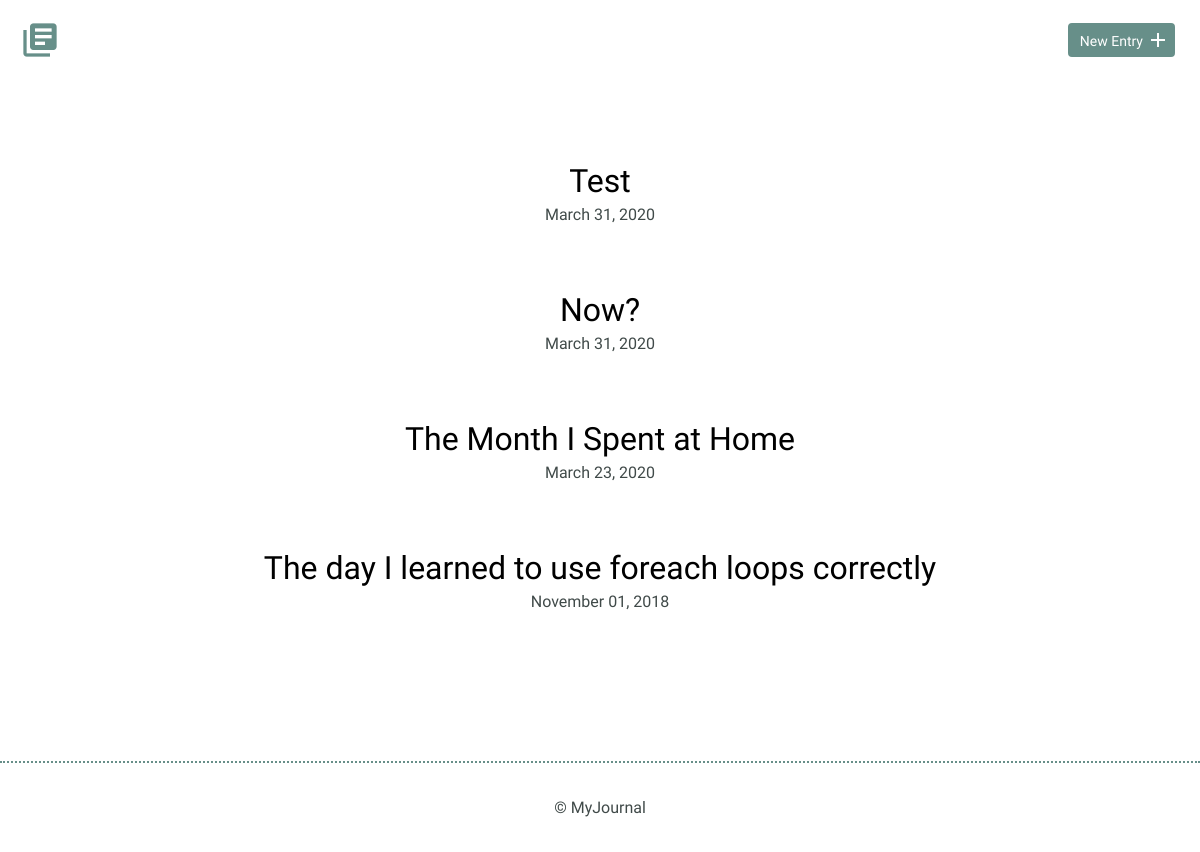
Before: / with the older database file.
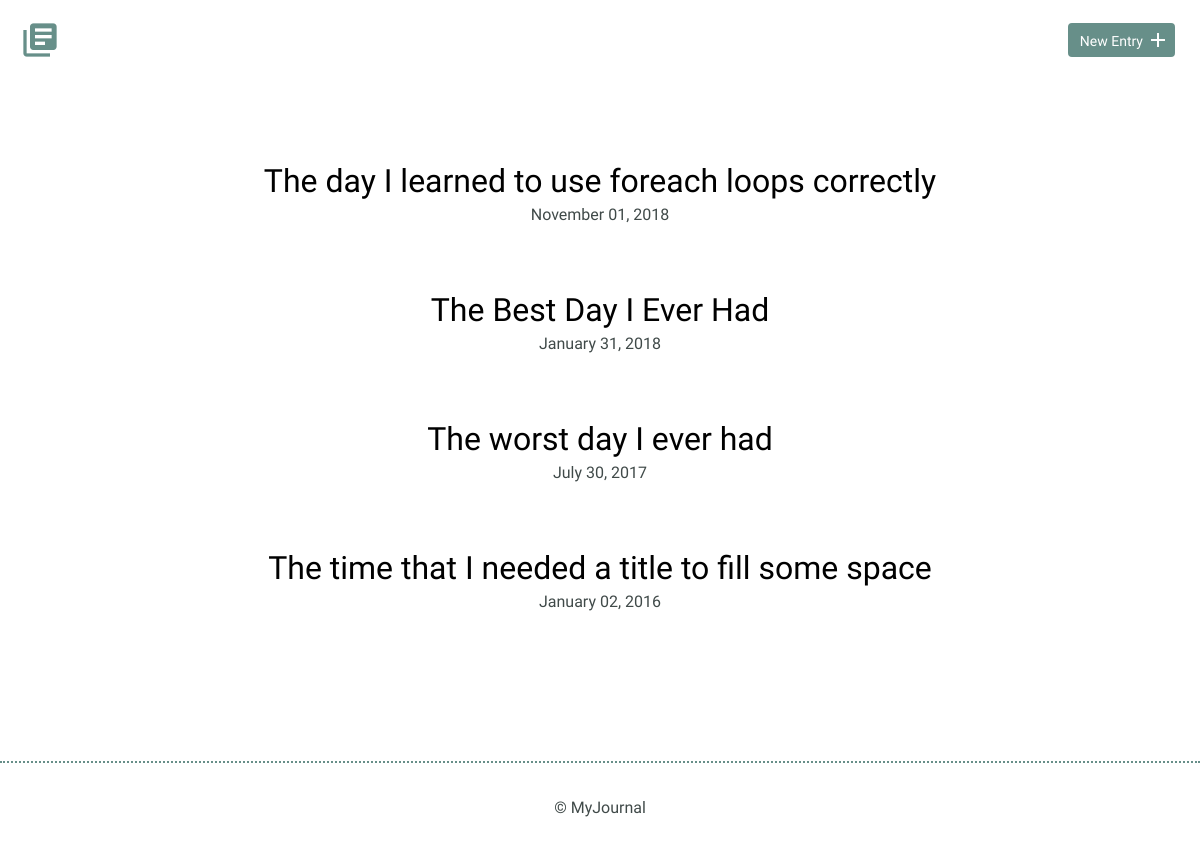
After: the same page with the newer database file.
### tables this page shows
CREATE TABLE "entries" (
	`id`	INTEGER,
	`title`	TEXT,
	`date`	TEXT,
	`time_spent`	INTEGER,
	`learned`	BLOB,
	`resources`	BLOB,
	PRIMARY KEY(`id`)
);

### inc/functions.php (the view, shortened to what this page needs)
<?php
function get_html_item() {
    include('connection.php');
    $html = [];
    $id   = 0;
    $sql =("SELECT * FROM entries ORDER BY date DESC LIMIT 4");
    $stmt = $db->prepare($sql);
    $stmt->execute();
    foreach ($rows = $stmt->fetchAll(PDO::FETCH_ASSOC) as $row) {
        $html[] =  "<article>
         <h2><a href='detail.php?id=".$id++."'>$row[title]</a></h2>
        <time datetime='2020-03-29'>". date('F d, Y', strtotime($row['date'])). "</time>
        </article>";
    }
    return $html;
}

### inc/header.php (shortened to what this page needs)
<!DOCTYPE html>
<html>
    <head>
        <link rel="stylesheet" href="css/normalize.css">
        <link rel="stylesheet" href="css/site.css">
    </head>
    <body>
        <header>
            <div class="container">
                <div class="site-header">
                    <a class="logo" href="index.php"><i class="material-icons">library_books</i></a>
                    <a class="button icon-right" href="new.php"><span>New Entry</span> <i class="material-icons">add</i></a>
                </div>
            </div>
        </header>

### index.php (shortened to what this page needs)
<?php
include('inc/header.php');
include('inc/functions.php');
$items = get_html_item();
?>
        <section>
            <div class="container">
                <div class="entry-list">
                    <?php
                    foreach ($items as $item) { echo $item; }
                    ?>
                </div>
            </div>
        </section>
<?php
include('inc/footer.php');
?>

### inc/footer.php
<footer>
            <div>
                &copy; MyJournal
            </div>
        </footer>
    </body>
</html>

### css/site.css (style rules this page uses)
body { font-size: 16px; color: #404a49; font-family: 'Cousine', serif; font-weight: 400; }
.container { margin: 0 auto; padding: 0 25px; }
header .site-header { margin: 0 auto; height: 95px; }
header .logo i { color: #678f89; margin: 20px 0 0 -5px; float: left; font-size: 40px; }
header .button { float: right; margin: 33px 0 0 0; }
footer { text-align: center; padding: 35px 0; border-top: 2px dotted #678f89; }
.button { padding: 8px 10px 6px 10px; background: #678f89; border: 2px solid #678f89; border-radius: 4px; text-decoration: none; color: #FFF; position: relative; text-align: center; font-size: 14px; }
.button.icon-right { padding-right: 30px; top: -10px; }
.button.icon-right i { position: absolute; top: 3px; right: 3px; }
h1, h2, h3 { margin: 0; font-weight: 400; line-height: 1em; color: #000; }
h2 { font-size: 32px; }
h2 a { text-decoration: none; color: #000; }
.entry-list, .edit-entry, .new-entry { max-width: 800px; margin: 0 auto; padding: 70px 0 150px 0; }
.entry-list article { margin-bottom: 70px; text-align: center; }
.entry-list article:last-child { margin-bottom: 0; }
.entry-list article h2 { margin-bottom: 8px; }

Changed rows visible on the page:
removed entries: title "Test", date "March 31, 2020"
removed entries: title "Now?", date "March 31, 2020"
removed entries: title "The Month I Spent at Home", date "March 23, 2020"
now on this page (row unchanged): entries: title "The Best Day I Ever Had", date "January 31, 2018"
now on this page (row unchanged): entries: title "The worst day I ever had", date "July 30, 2017"
now on this page (row unchanged): entries: title "The time that I needed a title to fill some space", date "January 02, 2016"
